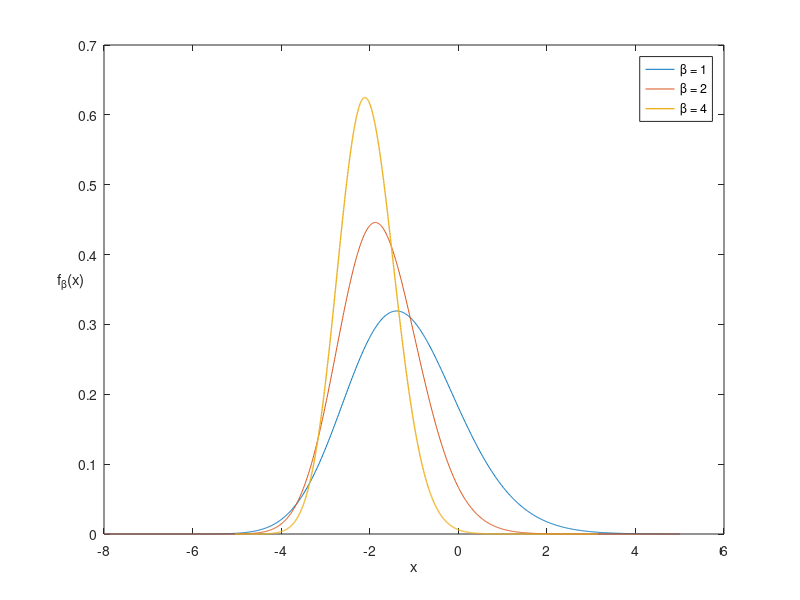

Write the MATLAB code that produced this figure.
% define the system
deq = @(x,y) [y(2); x*y(1)+2*y(1)^3];

% set the integration bounds and output times
x0 = 5;
xn = -8;
sspan = linspace(x0,xn,1000);

% compute the initial values
y0 = [airy(x0); airy(1,x0)];

% set the tolerance and integrate the system
opts = odeset('RelTol',1e-13,'AbsTol',1e-15);
[x,y] = ode45(deq,sspan,y0,opts);

% the function q(x) is the initial entry of y
q=y(:,1);

% set the initial values
dI0=0;
I0=0;
J0=0;


% numerically integrate 
dI=-[0;cumsum((q(1:end-1).^2+q(2:end).^2)/2.*diff(x))]+dI0;
I=-[0;cumsum((dI(1:end-1)+dI(2:end))/2.*diff(x))]+I0;
J=-[0;cumsum((q(1:end-1)+q(2:end))/2.*diff(x))]+J0;

% here we have the distributions
F2=exp(-I);
F1=sqrt(F2.*exp(-J));
F4=sqrt(F2).*(exp(J/2)+exp(-J/2))/2;
x4=x/2^(2/3);

% and here are the probability distributions
f2=gradient(F2,x);
f1=gradient(F1,x);
f4=gradient(F4,x4);

% plotting the probability distributions
plot(x,f1,x,f2,x4,f4,'LineWidth',1)
ylabel('f_\beta(x)',"Rotation",0)
xlabel('x')
legend('\beta = 1','\beta = 2','\beta = 4')
